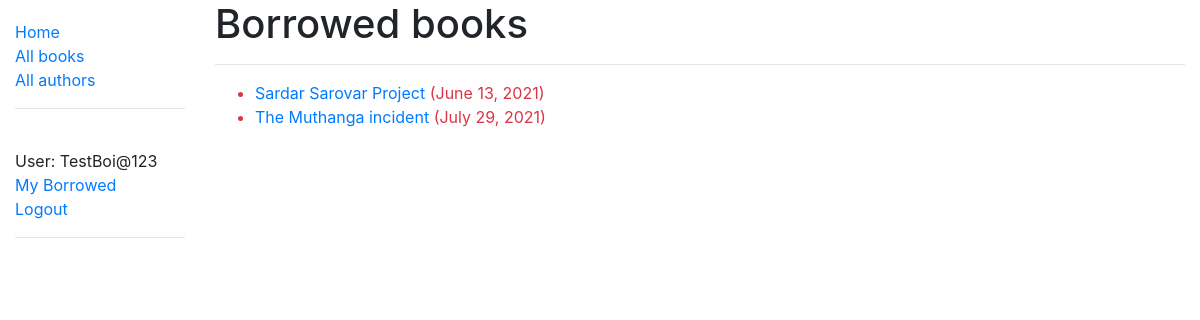
Before: /catalog/mybooks/ (signed in) with the older database file.
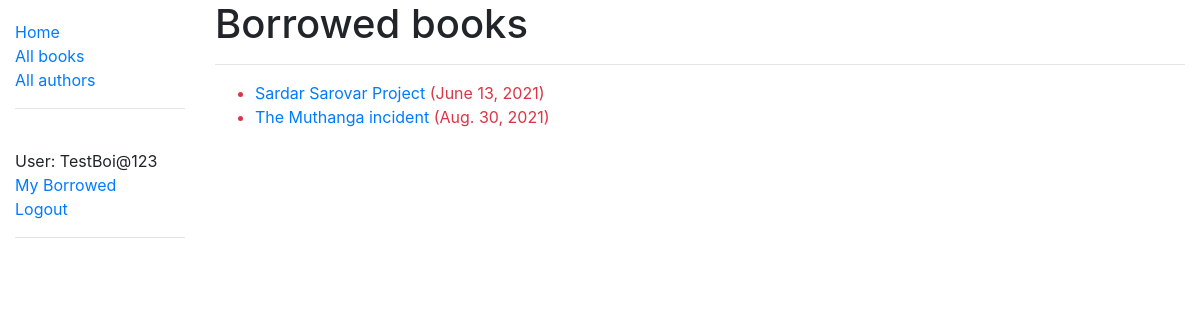
After: the same page with the newer database file.
### catalog/models.py (models this page shows, shortened)
class BookInstance(models.Model):
    id = models.UUIDField(primary_key=True, default=uuid.uuid4,
                          help_text='Unique ID for this particular book across whole library')
    book = models.ForeignKey(Book, on_delete=models.RESTRICT, null=True)
    imprint = models.CharField(max_length=200)
    due_back = models.DateField(null=True, blank=True)
    borrower = models.ForeignKey(User, on_delete=models.SET_NULL, null=True, blank=True)
    @property
    def is_overdue(self):
        if self.due_back and date.today() > self.due_back:
            return True
        return False
    LOAN_STATUS = (
        ('m', 'Maintenance'),
        ('o', 'On loan'),
        ('a', 'Available'),
        ('r', 'Reserved'),
    )
    status = models.CharField(
        max_length=1,
        choices=LOAN_STATUS,
        blank=True,
        default='m',
        help_text='Book availability',
    )
    class Meta:
        ordering = ['due_back']
        permissions = (("can_mark_librarian", "Set user as librarian"),("noooobie","boobie"))
    def status_value(self):
        key_status = self.status
        print(key_status)
        for _, value in self.LOAN_STATUS:
            if _ == key_status:
                print(value)
                return value
    status_value.short_description = "current"

class Book(models.Model):
    title = models.CharField(max_length=200)
    author = models.ForeignKey(Author, on_delete=models.SET_NULL, null=True)
    summary = models.TextField(
        max_length=1000, help_text='Enter a brief description of the book')
    isbn = models.CharField('ISBN', max_length=13, unique=True,
                            help_text='13 Character <a href="https://www.isbn-international.org/content/what-isbn">ISBN number</a>')
    Lang = models.ForeignKey("Language", on_delete=models.PROTECT, null=True)
    genre = models.ManyToManyField(
        Genre, help_text='Select a genre for this book')
    def display_genre(self):
        """Create a string for the Genre. This is required to display genre in Admin."""
        return ', '.join(genre.name for genre in self.genre.all()[:3])
    display_genre.short_description = 'Genre'

### catalog/views.py (the view)
# urls.py: path('mybooks/', views.LoanedBooksByUserListView.as_view(), name='my-borrowed'),
class LoanedBooksByUserListView(LoginRequiredMixin,generic.ListView):
    model = BookInstance
    template_name ='catalog/bookinstance_list_borrowed_user.html'
    paginate_by = 10
    def get_queryset(self):
        return BookInstance.objects.filter(borrower=self.request.user).filter(status__exact='o').order_by('due_back')

### catalog/templates/catalog/bookinstance_list_borrowed_user.html
{% extends "base_generic.html" %}
{% block content %}
    <h1>Borrowed books</h1>
    <hr>
    {% if bookinstance_list %}
    <ul>
      {% for bookinst in bookinstance_list %}
      <li class="{% if bookinst.is_overdue %}text-danger{% endif %}">
        <a href="{% url 'book-detail' bookinst.book.pk %}">{{bookinst.book.title}}</a> ({{ bookinst.due_back }})
      </li>
      {% endfor %}
    </ul>
    {% else %}
      <p>There are no books borrowed.</p>
    {% endif %}
{% endblock %}

Changed rows visible on the page:
changed BookInstance "The Muthanga incident": due_back "July 29, 2021" → "Aug. 30, 2021"
